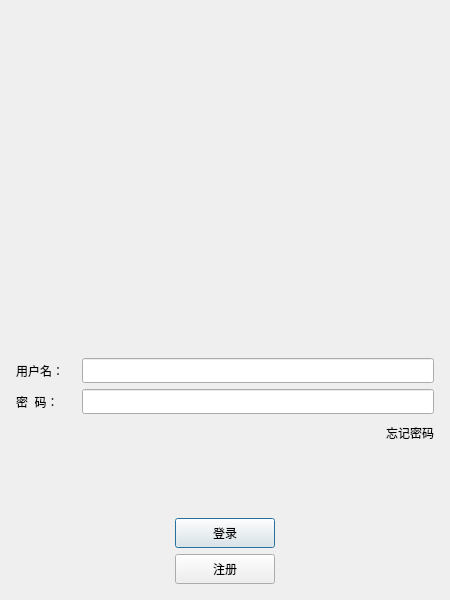
<?xml version="1.0" encoding="UTF-8"?>
<ui version="4.0">
 <class>LoginDialog</class>
 <widget class="QDialog" name="LoginDialog">
  <property name="geometry">
   <rect>
    <x>0</x>
    <y>0</y>
    <width>450</width>
    <height>600</height>
   </rect>
  </property>
  <property name="minimumSize">
   <size>
    <width>450</width>
    <height>600</height>
   </size>
  </property>
  <property name="maximumSize">
   <size>
    <width>450</width>
    <height>600</height>
   </size>
  </property>
  <property name="windowTitle">
   <string>Dialog</string>
  </property>
  <property name="sizeGripEnabled">
   <bool>false</bool>
  </property>
  <layout class="QVBoxLayout" name="verticalLayout_2">
   <item>
    <layout class="QVBoxLayout" name="verticalLayout">
     <property name="leftMargin">
      <number>5</number>
     </property>
     <property name="topMargin">
      <number>5</number>
     </property>
     <property name="rightMargin">
      <number>5</number>
     </property>
     <property name="bottomMargin">
      <number>5</number>
     </property>
     <item>
      <widget class="QWidget" name="widget" native="true">
       <property name="autoFillBackground">
        <bool>false</bool>
       </property>
       <layout class="QGridLayout" name="gridLayout">
        <item row="1" column="1">
         <widget class="QLabel" name="label">
          <property name="minimumSize">
           <size>
            <width>220</width>
            <height>210</height>
           </size>
          </property>
          <property name="maximumSize">
           <size>
            <width>220</width>
            <height>210</height>
           </size>
          </property>
          <property name="text">
           <string/>
          </property>
          <property name="pixmap">
           <pixmap resource="rc.qrc">:/res/login_head.jpg</pixmap>
          </property>
          <property name="scaledContents">
           <bool>true</bool>
          </property>
          <property name="alignment">
           <set>Qt::AlignCenter</set>
          </property>
          <property name="margin">
           <number>0</number>
          </property>
         </widget>
        </item>
        <item row="1" column="0">
         <spacer name="horizontalSpacer">
          <property name="orientation">
           <enum>Qt::Horizontal</enum>
          </property>
          <property name="sizeHint" stdset="0">
           <size>
            <width>40</width>
            <height>20</height>
           </size>
          </property>
         </spacer>
        </item>
        <item row="1" column="2">
         <spacer name="horizontalSpacer_2">
          <property name="orientation">
           <enum>Qt::Horizontal</enum>
          </property>
          <property name="sizeHint" stdset="0">
           <size>
            <width>40</width>
            <height>20</height>
           </size>
          </property>
         </spacer>
        </item>
        <item row="0" column="1">
         <spacer name="verticalSpacer_4">
          <property name="orientation">
           <enum>Qt::Vertical</enum>
          </property>
          <property name="sizeHint" stdset="0">
           <size>
            <width>20</width>
            <height>40</height>
           </size>
          </property>
         </spacer>
        </item>
       </layout>
      </widget>
     </item>
     <item>
      <spacer name="verticalSpacer">
       <property name="orientation">
        <enum>Qt::Vertical</enum>
       </property>
       <property name="sizeHint" stdset="0">
        <size>
         <width>20</width>
         <height>40</height>
        </size>
       </property>
      </spacer>
     </item>
     <item>
      <layout class="QHBoxLayout" name="horizontalLayout">
       <item>
        <widget class="QLabel" name="username_label">
         <property name="minimumSize">
          <size>
           <width>60</width>
           <height>25</height>
          </size>
         </property>
         <property name="maximumSize">
          <size>
           <width>60</width>
           <height>25</height>
          </size>
         </property>
         <property name="text">
          <string>用户名：</string>
         </property>
        </widget>
       </item>
       <item>
        <widget class="QLineEdit" name="username_edit">
         <property name="minimumSize">
          <size>
           <width>0</width>
           <height>25</height>
          </size>
         </property>
         <property name="maximumSize">
          <size>
           <width>16777215</width>
           <height>25</height>
          </size>
         </property>
        </widget>
       </item>
      </layout>
     </item>
     <item>
      <layout class="QHBoxLayout" name="horizontalLayout_2">
       <item>
        <widget class="QLabel" name="passwd_label">
         <property name="minimumSize">
          <size>
           <width>60</width>
           <height>25</height>
          </size>
         </property>
         <property name="maximumSize">
          <size>
           <width>60</width>
           <height>25</height>
          </size>
         </property>
         <property name="layoutDirection">
          <enum>Qt::LeftToRight</enum>
         </property>
         <property name="text">
          <string>密  码：</string>
         </property>
         <property name="scaledContents">
          <bool>false</bool>
         </property>
         <property name="alignment">
          <set>Qt::AlignJustify|Qt::AlignVCenter</set>
         </property>
         <property name="margin">
          <number>0</number>
         </property>
        </widget>
       </item>
       <item>
        <widget class="QLineEdit" name="passwd_edit">
         <property name="minimumSize">
          <size>
           <width>0</width>
           <height>25</height>
          </size>
         </property>
         <property name="maximumSize">
          <size>
           <width>16777215</width>
           <height>25</height>
          </size>
         </property>
        </widget>
       </item>
      </layout>
     </item>
     <item>
      <layout class="QHBoxLayout" name="horizontalLayout_3">
       <item>
        <spacer name="horizontalSpacer_3">
         <property name="orientation">
          <enum>Qt::Horizontal</enum>
         </property>
         <property name="sizeHint" stdset="0">
          <size>
           <width>40</width>
           <height>20</height>
          </size>
         </property>
        </spacer>
       </item>
       <item>
        <widget class="QLabel" name="forget_passwd">
         <property name="minimumSize">
          <size>
           <width>0</width>
           <height>25</height>
          </size>
         </property>
         <property name="maximumSize">
          <size>
           <width>16777215</width>
           <height>25</height>
          </size>
         </property>
         <property name="text">
          <string>忘记密码</string>
         </property>
        </widget>
       </item>
      </layout>
     </item>
     <item>
      <spacer name="verticalSpacer_2">
       <property name="orientation">
        <enum>Qt::Vertical</enum>
       </property>
       <property name="sizeHint" stdset="0">
        <size>
         <width>20</width>
         <height>40</height>
        </size>
       </property>
      </spacer>
     </item>
     <item>
      <layout class="QHBoxLayout" name="horizontalLayout_4">
       <item>
        <spacer name="horizontalSpacer_4">
         <property name="orientation">
          <enum>Qt::Horizontal</enum>
         </property>
         <property name="sizeHint" stdset="0">
          <size>
           <width>40</width>
           <height>20</height>
          </size>
         </property>
        </spacer>
       </item>
       <item>
        <widget class="QPushButton" name="login_button">
         <property name="minimumSize">
          <size>
           <width>100</width>
           <height>30</height>
          </size>
         </property>
         <property name="maximumSize">
          <size>
           <width>100</width>
           <height>30</height>
          </size>
         </property>
         <property name="text">
          <string>登录</string>
         </property>
        </widget>
       </item>
       <item>
        <spacer name="horizontalSpacer_5">
         <property name="orientation">
          <enum>Qt::Horizontal</enum>
         </property>
         <property name="sizeHint" stdset="0">
          <size>
           <width>40</width>
           <height>20</height>
          </size>
         </property>
        </spacer>
       </item>
      </layout>
     </item>
     <item>
      <layout class="QHBoxLayout" name="horizontalLayout_5">
       <item>
        <spacer name="horizontalSpacer_6">
         <property name="orientation">
          <enum>Qt::Horizontal</enum>
         </property>
         <property name="sizeHint" stdset="0">
          <size>
           <width>40</width>
           <height>20</height>
          </size>
         </property>
        </spacer>
       </item>
       <item>
        <widget class="QPushButton" name="register_button">
         <property name="minimumSize">
          <size>
           <width>100</width>
           <height>30</height>
          </size>
         </property>
         <property name="maximumSize">
          <size>
           <width>100</width>
           <height>30</height>
          </size>
         </property>
         <property name="text">
          <string>注册</string>
         </property>
        </widget>
       </item>
       <item>
        <spacer name="horizontalSpacer_7">
         <property name="orientation">
          <enum>Qt::Horizontal</enum>
         </property>
         <property name="sizeHint" stdset="0">
          <size>
           <width>40</width>
           <height>20</height>
          </size>
         </property>
        </spacer>
       </item>
      </layout>
     </item>
    </layout>
   </item>
  </layout>
 </widget>
 <resources>
  <include location="rc.qrc"/>
 </resources>
 <connections/>
</ui>
